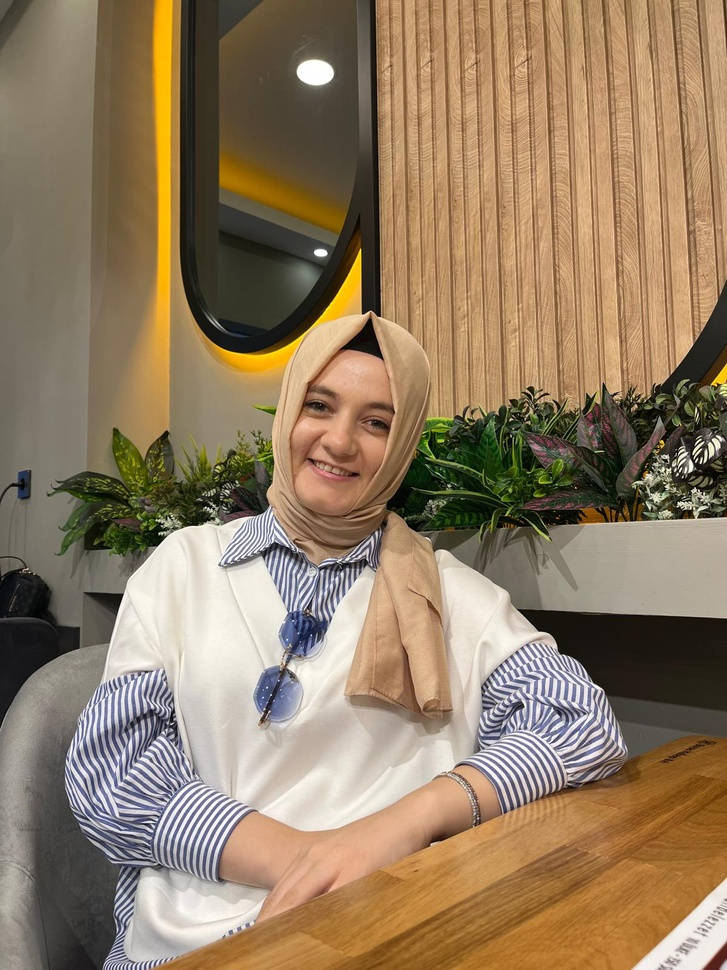
#> input picture mi.jpeg, 727 x 970 px, shrunk from 1200 x 1600 before the run
$ python '#ResimOkumaYazma.py'
#> lines starting #> are read from the running program, lines starting #| are printed output that depends on the picture
#Resim Okuma Yazma

import cv2 #opencv

#Görseli Alır
img = cv2.imread('mi.jpeg')
#> img is the input picture: shape (970, 727, 3); mean B, G, R 98.8, 125.2, 146.5
cv2.imshow('Profil', img)

#Görseli Direkt Gri Alır.
#img = cv2.imread('mi.jpeg',cv2.IMREAD_GRAYSCALE) # =img = cv2.imread('mi.jpeg',0)
#cv2.imshow('Profil', img)

#resmi kapatma
cv2.waitKey(0) #event gelene kadar resim durur
cv2.destroyAllWindows()

# [9 lines of commented-out code are left out]
img = cv2.imread('mi.jpeg',cv2.IMREAD_GRAYSCALE)
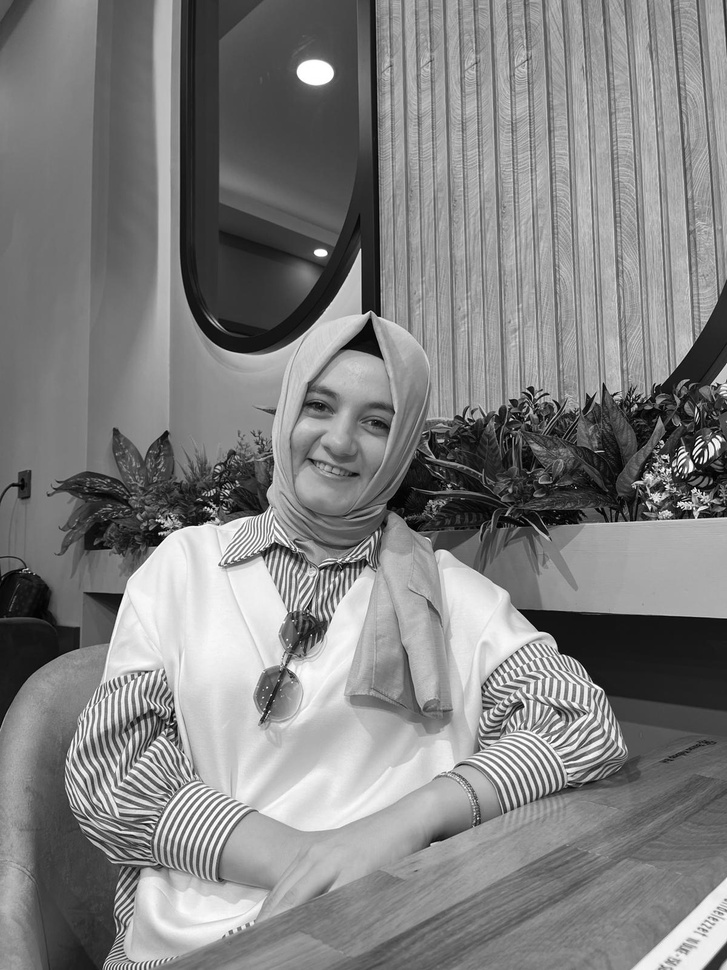
#> img: shape (970, 727); min 0, max 255, mean 128.6
cv2.imwrite('mi2.jpeg',img) #mi2 de kaydedildi
